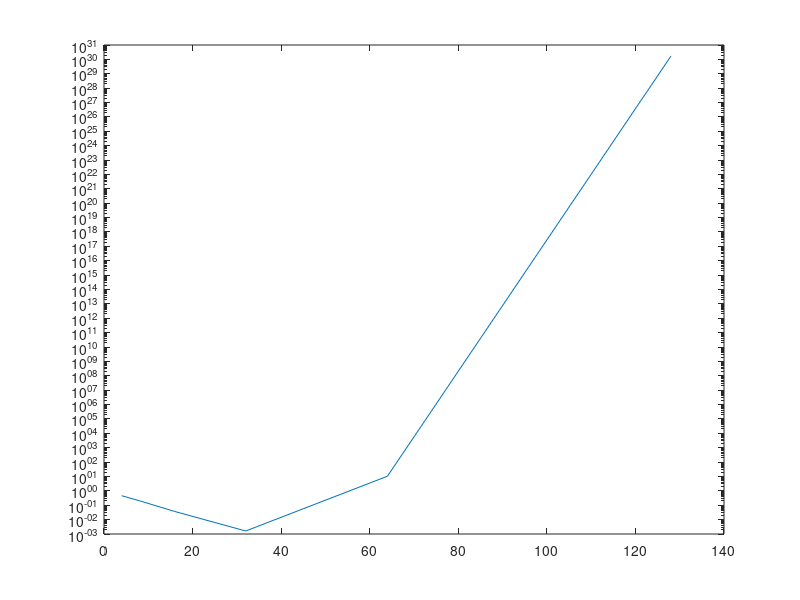

The MATLAB source for this figure:
u=[-1:2/1999:1];% 分割2000个区间
y_real=1./(1.+25*u.^2);% 真实值
err_max=[];
n2=[];% n2储存不同n值
for exp=2:7
    n=2^exp;
    x=[];
    for j=0:n
        x=[x cos(j*pi/n)]; % Chebyshev点
    end
    y=1./(1+25*x.^2);
    % 形成差商表
    g=y;
    for k=1:n
        for j=n:-1:k
            g(j+1)=(g(j+1)-g(j))/(x(j+1)-x(j-k+1));
        end
    end
    % 得到newton插值函数
    t=1;
    newton=g(1);
    for k=1:n
        t=t.*(u-x(k));
        newton=newton+t*g(k+1);% 插值结果用newton储存
    end
    err_max=[err_max max(abs(newton-y_real))];
    n2=[n2 2^exp];
end
err_max;
% 画图
figure
semilogy(n2,err_max)